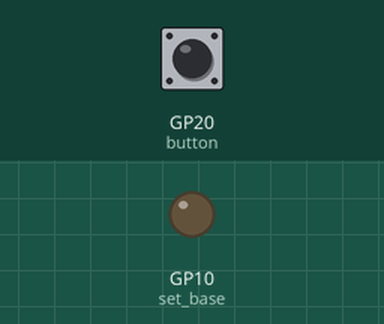
Bench run of a program on a simulated Raspberry Pi Pico running MicroPython. Shown: output pins drawn as LEDs (lit = HIGH). Inputs (shaded band) come from the test bench; at power-on: GP20 (button) LOW. What the program prints to the serial console is not drawn.

Above: at 1.2 s.
1.3 s: GP20 (button) pulled HIGH for 0.15 s
At 1.37 s:
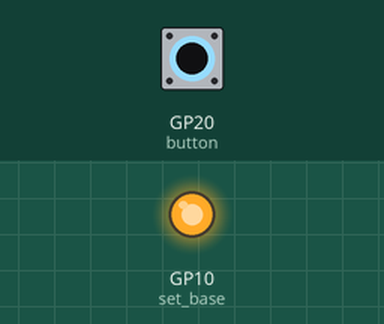
2.9 s: GP20 (button) pulled HIGH for 3.2 s
At 6.8 s:
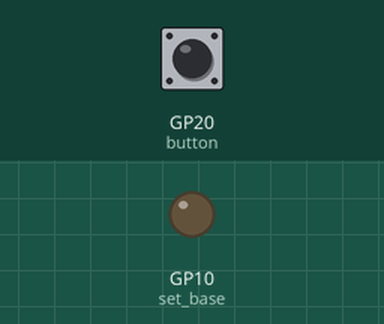
Timing chart, 0 to 8.3 s (numbered marks = the images above; inputs shaded):
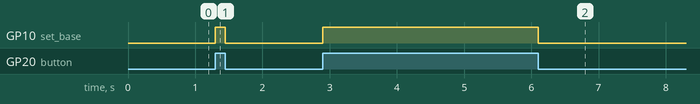

The program:

5_3_1_LED_FSM_OnOff.py
```python
# https://wokwi.com/projects/397848546913232897
"""
Statemachine zur Ansteuerung eines GPO (Pin 10) mit Blinkfunktion
LED1 an GPO 10
Zwei FSMs kontrollieren den Status der LED
"""
from rp2 import PIO, StateMachine, asm_pio
from machine import Pin
import time

button = machine.Pin(20, machine.Pin.IN)

@asm_pio(set_init=PIO.OUT_LOW)
def led_off():
    set(pins, 0)

@asm_pio(set_init=PIO.OUT_LOW)
def led_on():
    set(pins, 1)

# Instanziierung zweier Statemachines
# <name> = StateMachine([nummer], freq=[], set_base=Pin([GPIO]))
sm1 = StateMachine(1, led_on, freq=20000, set_base=Pin(10))
sm2 = StateMachine(2, led_off, freq=20002, set_base=Pin(10))

while True:
    if button.value() == 1:
        sm1.active(1)
        sm2.active(0)
        print("Taster : AN")
    else:
        sm1.active(0)
        sm2.active(1)
        print("Taster : AUS")

#sm1.active(1)
# sm2.active(1)
```

Measured:
- after the input at 1.3 s, GP10 (set_base): LOW → HIGH at once, → LOW 0.15 s later
- after the input at 2.9 s, GP10 (set_base): LOW → HIGH at once, → LOW 3.2 s later
